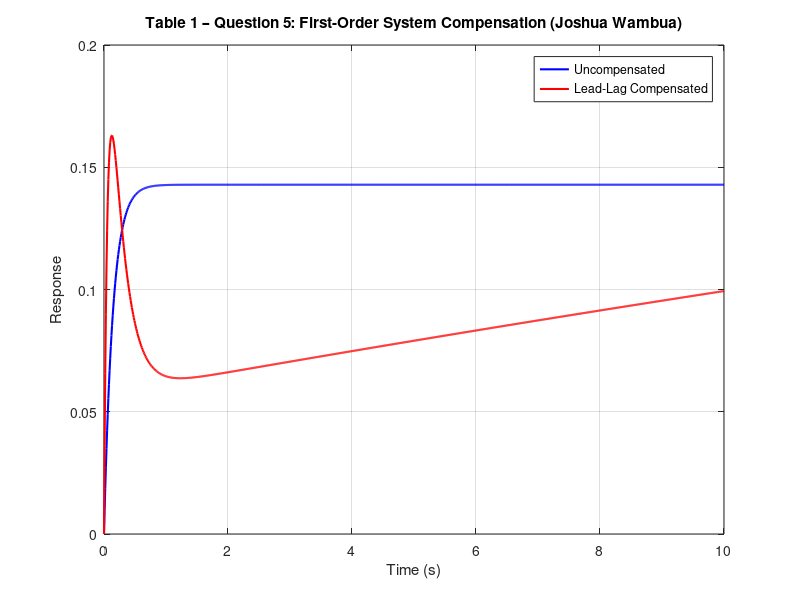

Here is the MATLAB script that generated this plot: (Note: this script raises an error after producing the figure.)
% =========================================================
% CONTROL SYSTEMS II – COMPENSATOR DESIGN
% Author: Joshua Wambua
% Reg No: EG209/109705/22
% Table 1 – Question 1 (First-Order System)
% =========================================================
clc; 
clear; 
close all;

% --- Defining the First-Order System ---
a = 7; 
G = tf(1, [1 a]);

% --- Define Lead Compensator Parameters ---
z_lead = 1; 
p_lead = 10;
K_lead = 2;
G_lead = K_lead * tf([1 z_lead], [1 p_lead]);

% --- Define Lag Compensator Parameters ---
z_lag = 0.1;
p_lag = 0.01;
K_lag = 2;
G_lag = K_lag * tf([1 z_lag], [1 p_lag]);

% --- Combine Lead and Lag (Cascade Compensator) ---
G_lead_lag = G_lead * G_lag;

% --- Closed-Loop System with Compensation ---
G_closed = feedback(G * G_lead_lag, 1);

% --- Define a common simulation time vector ---
t = 0:0.01:10;  % 0 to 10 seconds, step of 0.01

% --- Compute Step Responses ---
y1 = step(G, t);         % Uncompensated system
y2 = step(G_closed, t);  % Compensated system

% --- Plot Step Responses ---
figure;
plot(t, y1, 'b', 'LineWidth', 1.5);
hold on;
plot(t, y2, 'r', 'LineWidth', 1.5);
grid on;
legend('Uncompensated', 'Lead-Lag Compensated');
title('Table 1 – Question 5: First-Order System Compensation (Joshua Wambua)');
xlabel('Time (s)');
ylabel('Response');

% --- Display Performance Information ---
info = stepinfo(G_closed);
disp('Performance Metrics (Compensated System):');
disp(info);
fprintf('Steady-State Error: %.4f\n', abs(1 - dcgain(G_closed)));
